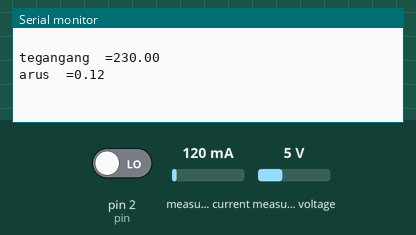
The sketch below on a simulated Arduino Nano, built with avr-gcc and run on an emulated ATmega328P. On the bench: the last lines printed to the serial monitor. Inputs (shaded band) come from the test bench; at power-on: measured current 120 mA, measured voltage 5 V, pin 2 (pin) LOW.

Above: at 1.2 s.
1.3 s: measured current set to 40 mA
At 5.42 s:
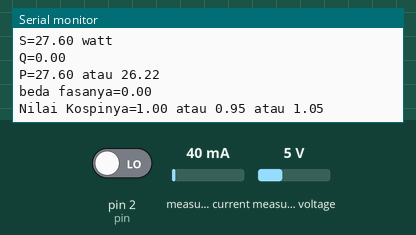
6.7 s: measured voltage set to 0.3 V
At 7.5 s:
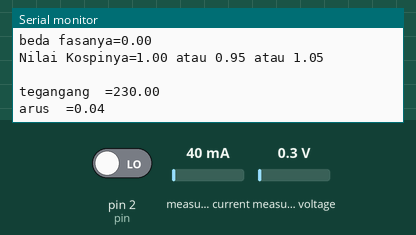
8.2 s: measured current set to 500 mA
9.7 s: measured current set to 340 mA
At 11.5 s:
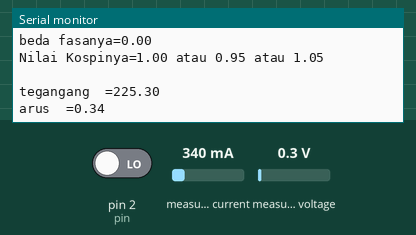
21.0 s: measured voltage set to 3.8 V
At 22.3 s:
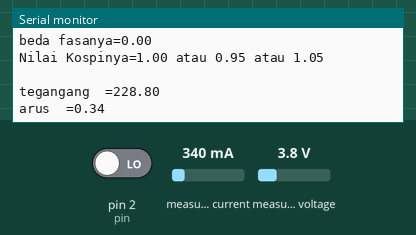
Timing chart, 0 to 23.5 s (numbered marks = the images above; inputs shaded):
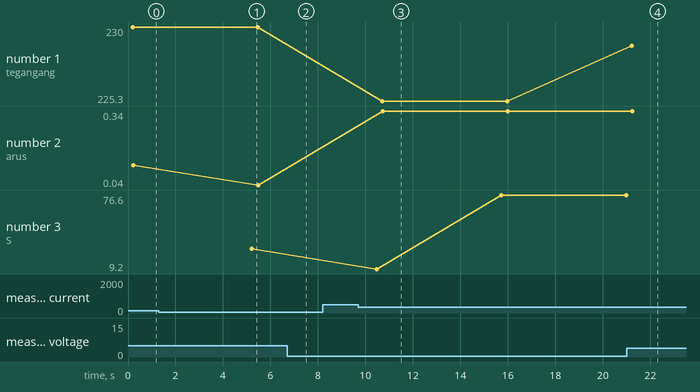

Measured:
- after the input at 9.7 s, the serial monitor: prints a new line after 1.0 s (image 3)
- after the input at 21.0 s, the serial monitor: prints a new line after 0.22 s (image 4)
- plotted number 1: 225.3 → 228.8 after the input at 21.0 s
- plotted number 2: 0.12 → 0.04 after the input at 1.3 s, 0.04 → 0.34 after the input at 9.7 s
- plotted number 3: 27.6 → 76.6 after the input at 9.7 s

The sketch:

jam_makan_siang_v1.ino
```cpp
// (licence header left out)
#include "EmonLib.h"             // Include Emon Library
EnergyMonitor emon1;             // Create an instance
int pin = 2;
float rads = 57.29577951; // 1 radian = approx 57 deg.
float degree = 360;
float frequency = 50;
float nano = 1 * pow (10,-6); // Multiplication factor to convert nano seconds into seconds
float sinpi;
float pf;
float angle;
float pf_max = 0;
float angle_max = 0;
int ctr;

float P;
float Q;
float S;
float faktorr;

void setup()
{
  Serial.begin(9600);

  emon1.voltage(A1, 100, 1.7);  // Voltage: input pin, calibration, phase_shift
  emon1.current(A0, 15.25);       // Current: input pin, calibration.
}

void loop()
{
  emon1.calcVI(20,2000);         // Calculate all. No.of half wavelengths (crossings), time-out
  //emon1.serialprint();           // Print out all variables (realpower, apparent power, Vrms, Irms, power factor)

  float realPower       = emon1.realPower;        //extract Real Power into variable
  float apparentPower   = emon1.apparentPower;    //extract Apparent Power into variable
  float powerFActor     = emon1.powerFactor;      //extract Power Factor into Variable
  float supplyVoltage   = emon1.Vrms;             //extract Vrms into Variable
  float Irms            = emon1.Irms;

  Serial.println(" ");//extract Irms into Variable
  Serial.print("tegangang  =");
  Serial.println(supplyVoltage);
  Serial.print("arus  =");
  Serial.println(Irms);
  for (ctr = 0; ctr <= 4; ctr++) // Perform 4 measurements then reset
  {
  // 1st line calculates the phase angle in degrees from differentiated time pulse
  // Function COS uses radians not Degree's hence conversion made by dividing angle / 57.2958
   angle = ((((pulseIn(pin, HIGH)) * nano)* degree)* frequency);
  // pf = cos(angle / rads);

   if (angle > angle_max) // Test if the angle is maximum angle
     {
      angle_max = angle; // If maximum record in variable "angle_max"
      pf_max = cos(angle_max / rads); // Calc PF from "angle_max"
     }
   }
   if (angle_max > 360) // If the calculation is higher than 360 do following...
   {
    angle_max = 0; // assign the 0 to "angle_max"
    pf_max = 1; // Assign the Unity PF to "pf_max"
   }
   if (angle_max == 0) // If the calculation is higher than 360 do following...
   {
    angle_max = 0; // assign the 0 to "angle_max"
    pf_max = 1; // Assign the Unity PF to "pf_max"
   }
   //Serial.print(angle_max, 2); // Print the result
   //Serial.print(",");
   //Serial.println(pf_max, 2);
 // lcd.clear();
   //lcd.setCursor(0,0);
  sinpi = sin(angle_max / rads);
   P=(supplyVoltage*Irms)*pf_max;

   S=supplyVoltage*Irms;
Q=S+((supplyVoltage*Irms)*sinpi);

   Serial.print("PF=");
//   lcd.setCursor(4,0);
      Serial.print(pf_max);
      Serial.println(" ");
      Serial.print("S=");
   Serial.print(supplyVoltage*Irms);
   Serial.println(" watt ");
   Serial.print("Q=");
   //Serial.println(Q);
   Serial.println((supplyVoltage*Irms)*sinpi);
   sinpi = sin((abs(angle_max)) / rads);
   Serial.print("P=");
   Serial.print((supplyVoltage*Irms)*(abs(pf_max)));
   Serial.print(" atau ");
   Serial.println(realPower);

   Serial.print("beda fasanya=");

   Serial.print(angle_max);
   Serial.println(" ");
    //Serial.print("sinpi nya=");

   //Serial.print(sinpi);
  // Serial.println(" ");

      Serial.print("Nilai Kospinya=");
     faktorr = (abs(powerFActor)+0.10);
   //Serial.print(((vrms*Irms)*pf_max)/((vrms*Irms)*sinpi));
   Serial.print(P/S);
   Serial.print(" atau ");
   Serial.print(powerFActor);
   Serial.print(" atau ");
   Serial.print(faktorr);
   Serial.println(" ");

   if( abs(pf_max) <= 0.96){
    digitalWrite(4, HIGH);
   }
   if( abs(pf_max) <= 0.96){

    digitalWrite(5, HIGH);
   }
   if( abs(pf_max) <= 0.96) {

    digitalWrite(6, HIGH);
   }
   if( abs(pf_max) <= 0.96) {

    digitalWrite(7, HIGH);
   }
   if( abs(pf_max) <= 0.96) {

    digitalWrite(8, HIGH);
   }

   else {
    digitalWrite(4, LOW);
    digitalWrite(5, LOW);
    digitalWrite(6, LOW);
    digitalWrite(7, LOW);
    digitalWrite(8, LOW);
   }
   //delay(500);
   angle = 0; // Reset variables for next test
   angle_max = 0;

}
```
